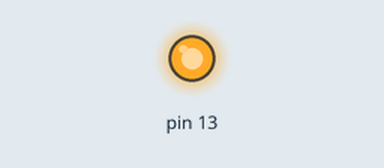
This sketch was run on a simulated Arduino Uno, built with avr-gcc and run on an emulated ATmega328P. Shown: output pins drawn as LEDs (lit = HIGH). At 0.0 s the program stops and its outputs stay as they are.

Above: at 0.1 s.
Timing chart, 0 to 1.5 s (numbered marks = the images above):
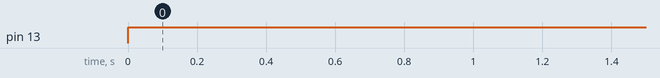

The sketch:

test.ino
```cpp
#include <avr/io.h>

int main(void) {
    // 1. Ustawienie Pinu 11 (PB5) jako wyjście
    DDRB |= (1 << PB5);

    // 2. Podanie stałego stanu wysokiego (5V)
    PORTB |= (1 << PB5);

    // 3. Zatrzymanie procesora w nieskończonej pętli
    while (1) {
        // Nic tu nie robimy, pin caly czas ma 5V
    }

    return 0;
}
```

Measured:
- by itself, pin 13: LOW → HIGH at 0.00 s
